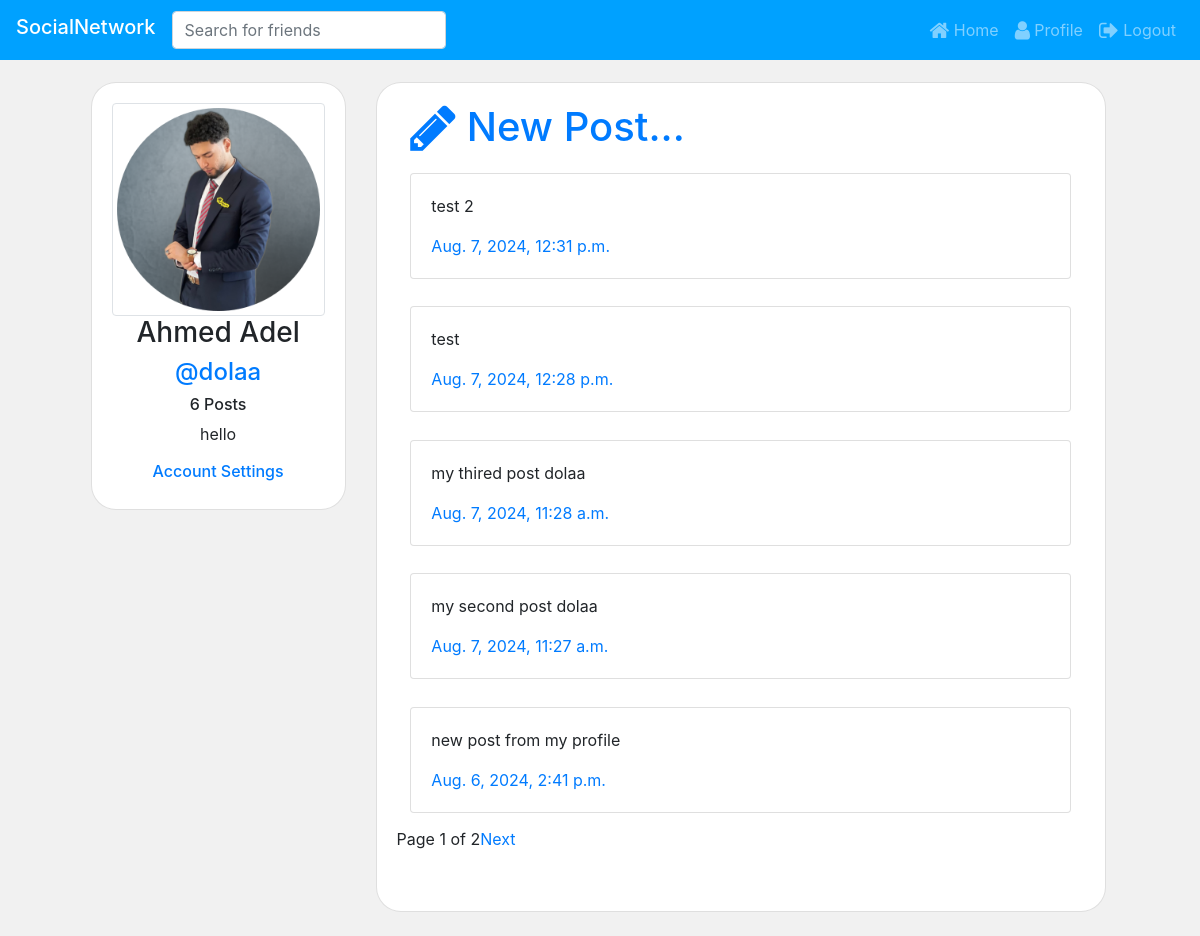
Screenshot of /profile/ (signed in) with the database file from the repository.
### core/models.py (models this page shows, shortened)
class User(AbstractUser):
    profile_pic =models.ImageField(default='profile_pics/default.jpg',upload_to='profile_pics')
    bio = models.TextField(blank=True,null=True ,max_length=500 , default="")
    def get_num_posts(self):
        return Post.objects.filter(user=self).count()

class Post(models.Model):
    user = models.ForeignKey(User , on_delete=models.CASCADE)
    caption = models.TextField(max_length=600 , null=False)
    date_created = models.DateTimeField(auto_now_add=True , null=False)

### core/views.py (the view)
# urls.py: path("profile/",Profile.as_view() ,name='profile' ),
@method_decorator(login_required(login_url='login'),name='dispatch')
class Profile(ListView):
    model = Post
    template_name = 'profile.html'
    paginate_by = 5
    def get_queryset(self) :
        return Post.objects.filter(user = self.request.user).order_by('-date_created')

### Templates/profile.html (shortened to what this page needs)
{%  extends 'base.html' %}
{% load crispy_forms_tags %}
{% block navbar %}
{%  include 'navbar.html' %}
{% endblock navbar %}
{% block content %}
<div class="row" style="margin-top:2%;">
    <div class="col-md-3" style="margin-left:4%; text-align: center;">
        <div class="card card-body" style="border-radius:25px;">
            <img class="img-fluid img-thumbnail"  src="{{request.user.profile_pic.url}}" >
            <h3 >{{request.user.first_name}} {{request.user.last_name}}</h3>
            <a href="#"><h4 >@{{request.user.username}}</h4></a>
            <h6> {{request.user.get_num_posts}} Posts</h6>
            <p>{{request.user.bio}}</p>
            <a href="{% url 'account-settings'%}"> <h6>Account Settings</h6> </a>
        </div>
    </div>
  <div class="col-md-8" >
        <div class="card card-body"style="border-radius:25px; min-height:100%;">
            <a href="{% url 'new-post'%}" style="margin-left: 2%;"> <h1> <i class="fa fa-pencil fa-lg"></i> New Post...</h1> </a>
                {% for post in object_list %}
                <div class="card" style="margin: 2%;">
                    <div class="card-body">
                        <p class="card-text">{{post.caption}}</p>
                        <a href="#" class="card-link">{{post.date_created}}</a>
                    </div>
                </div>
                {% endfor %}
            {% include 'pagination.html'%}
        </div>
        <br>
    </div>
</div>
{% endblock content %}

### rows the page displays
User: user.profile_pic (picture), user.first_name "Ahmed", user.last_name "Adel", user.username "dolaa", user.get_num_posts "6", user.bio "hello"
Post: caption "test 2", date_created "Aug. 7, 2024, 12:31 p.m."
Post: caption "test", date_created "Aug. 7, 2024, 12:28 p.m."
Post: caption "my thired post dolaa", date_created "Aug. 7, 2024, 11:28 a.m."
Post: caption "my second post dolaa", date_created "Aug. 7, 2024, 11:27 a.m."
Post: caption "new post from my profile", date_created "Aug. 6, 2024, 2:41 p.m."

### other values shown
{{ page_obj.number }} "1"
{{ page_obj.paginator.num_pages }} "2"
